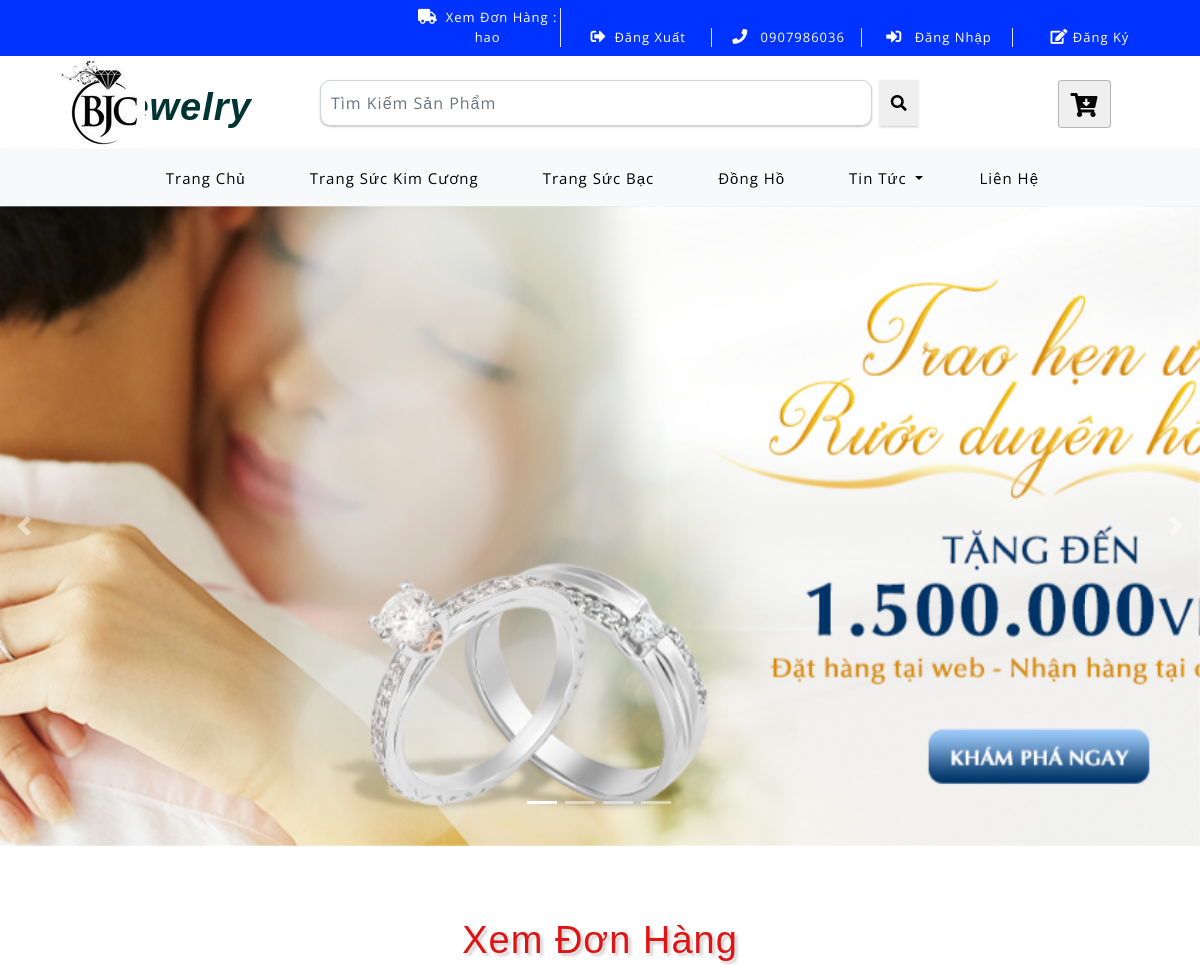
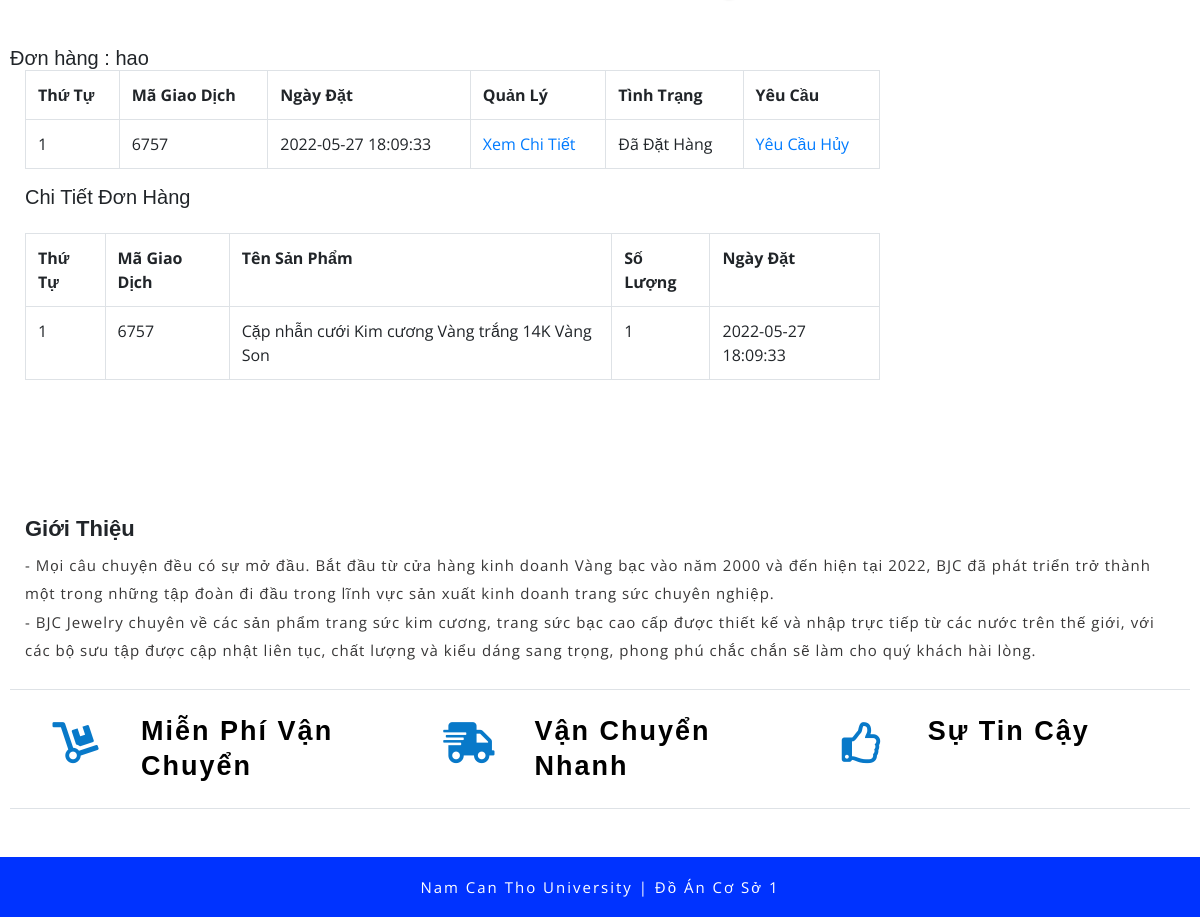
The page /index.php?quanly=xemdonhang&khachhang=2&mahang=6757 (signed in) on the database its author committed (2 pictures, top to bottom).
### tables this page shows
CREATE TABLE `tbl_category` (
  `category_id` int(11) NOT NULL,
  `category_name` varchar(100) NOT NULL
);

CREATE TABLE `tbl_slider` (
  `slider_id` int(11) NOT NULL,
  `slider_image` varchar(100) NOT NULL,
  `slider_caption` text DEFAULT NULL,
  `slider_active` int(11) NOT NULL DEFAULT 1
);

CREATE TABLE `tbl_donhang` (
  `donhang_id` int(11) NOT NULL,
  `sanpham_id` int(11) NOT NULL,
  `soluong` int(11) NOT NULL,
  `mahang` varchar(50) NOT NULL,
  `khachhang_id` int(11) NOT NULL,
  `ngaythang` timestamp NOT NULL DEFAULT current_timestamp() ON UPDATE current_timestamp(),
  `tinhtrang` int(11) NOT NULL,
  `huydon` int(11) NOT NULL DEFAULT 0
);

CREATE TABLE `tbl_sanpham` (
  `sanpham_id` int(11) NOT NULL,
  `category_id` int(11) NOT NULL,
  `sanpham_name` varchar(255) NOT NULL,
  `sanpham_chitiet` text NOT NULL,
  `sanpham_mota` text NOT NULL,
  `sanpham_gia` varchar(100) DEFAULT NULL,
  `sanpham_giakhuyenmai` varchar(100) NOT NULL,
  `sanpham_hot` int(11) NOT NULL,
  `sanpham_soluong` int(11) NOT NULL,
  `sanpham_image` varchar(50) NOT NULL
);

### include/xemdonhang.php (the view, shortened to what this page needs)
<?php
	if(isset($_GET['huydon'])&& isset($_GET['mahang'])){
		$huydon = $_GET['huydon'];
		$mahang = $_GET['mahang'];
	}else{
		$mahang = '';
	}
?>
	<div class="ads-grid py-sm-5 py-4">
		<div class="container py-xl-4 py-lg-2">
			<h3 class="tittle-w3l text-center mb-lg-5 mb-sm-4 mb-3">Xem Đơn Hàng</h3>
			<div class="row">
				<div class="agileinfo-ads-display col-lg-9">
					<div class="wrapper">
							<div class="row"><h5>
								<?php
								if(isset($_SESSION['dangnhap_home'])){
									echo 'Đơn hàng : '.$_SESSION['dangnhap_home'];
								}
								?></h5>
							<div class="col-md-12">
								<?php
								if(isset($_GET['khachhang'])){
									$id_khachhang = $_GET['khachhang'];
								}else{
									$id_khachhang = '';
								}
								$sql_select = mysqli_query($con,"SELECT * FROM tbl_donhang WHERE tbl_donhang.khachhang_id='$id_khachhang' GROUP BY tbl_donhang.mahang");
								?>
								<table class="table table-bordered ">
									<tr>
										<th>Thứ Tự</th>
										<th>Mã Giao Dịch</th>
										<th>Ngày Đặt</th>
										<th>Quản Lý</th>
										<th>Tình Trạng</th>
										<th>Yêu Cầu</th>
									</tr>
									<?php
									$i = 0;
									while($row_donhang = mysqli_fetch_array($sql_select)){
										$i++;
									?>
									<tr>
										<td><?php echo $i; ?></td>
										<td><?php echo $row_donhang['mahang']; ?></td>
										<td><?php echo $row_donhang['ngaythang'] ?></td>
										<td><a href="index.php?quanly=xemdonhang&khachhang=<?php echo $_SESSION['khachhang_id'] ?>&mahang=<?php echo $row_donhang['mahang'] ?>">Xem Chi Tiết</a></td>
										<td><?php
										if($row_donhang['tinhtrang']==0){
											echo 'Đã Đặt Hàng';
										}else{
											echo 'Đã Xử Lý | Đang Giao Hàng';
										}
										?></td>
										<td>
											<?php
											if($row_donhang['huydon']==0){
											?>
											<a href="index.php?quanly=xemdonhang&khachhang=<?php echo $_SESSION['khachhang_id'] ?>&mahang=<?php echo $row_donhang['mahang'] ?>&huydon=1">Yêu Cầu Hủy</a>
											<?php
										}elseif($row_donhang['huydon']==1){
											?>
											<p>Đang Chờ Hủy...</p>
											<?php
											}else{
												echo 'Đã Hủy';
											}
											?>
										</td>
									</tr>
									 <?php
									}
									?>
								</table>
							</div>
							<div class="col-md-12">
								<h5>Chi Tiết Đơn Hàng</h6><br>
								<?php
								if(isset($_GET['mahang'])){
									$mahang = $_GET['mahang'];
								}else{
									$mahang = '';
								}
								$sql_select = mysqli_query($con,"SELECT * FROM tbl_donhang,tbl_khachhang,tbl_sanpham WHERE tbl_donhang.sanpham_id=tbl_sanpham.sanpham_id AND tbl_khachhang.khachhang_id=tbl_donhang.khachhang_id AND tbl_donhang.mahang='$mahang' ORDER BY tbl_donhang.donhang_id DESC");
								?>
								<table class="table table-bordered ">
									<tr>
										<th>Thứ Tự</th>
										<th>Mã Giao Dịch</th>
										<th>Tên Sản Phẩm</th>
										<th>Số Lượng</th>
										<th>Ngày Đặt</th>
									</tr>
									<?php
									$i = 0;
									while($row_donhang = mysqli_fetch_array($sql_select)){
										$i++;
									?>
									<tr>
										<td><?php echo $i; ?></td>
										<td><?php echo $row_donhang['mahang']; ?></td>
										<td><?php echo $row_donhang['sanpham_name']; ?></td>
										<td><?php echo $row_donhang['soluong']; ?></td>
										<td><?php echo $row_donhang['ngaythang'] ?></td>
									</tr>
									 <?php
									}
									?>
								</table>
							</div>
							</div>
					</div>
				</div>
			</div>
		</div>
	</div>

### include/menu.php (shortened to what this page needs)
<div class="navbar-inner">
		<div class="container">
			<nav class="navbar navbar-expand-lg navbar-light bg-light">
				<div class="collapse navbar-collapse" id="navbarSupportedContent">
					<ul class="navbar-nav ml-auto text-center mr-xl-5">
						<li class="nav-item active mr-lg-2 mb-lg-0 mb-2">
							<a class="nav-link" href="index.php">Trang Chủ
							</a>
						</li>
						<?php
							$sql_category_danhmuc = mysqli_query($con,'SELECT * FROM tbl_category ORDER BY category_id DESC');
							while($row_category_danhmuc = mysqli_fetch_array($sql_category_danhmuc)){
						?>
						<li class="nav-item  mr-lg-2 mb-lg-0 mb-2">
							<a class="nav-link " href="?quanly=danhmuc&id=<?php echo $row_category_danhmuc['category_id'] ?>" role="button"  aria-haspopup="true" aria-expanded="false">
								<?php echo $row_category_danhmuc['category_name'] ?>
							</a>
						</li>
						<?php
						}
						?>
						<li class="nav-item dropdown mr-lg-2 mb-lg-0 mb-2">
							<a class="nav-link dropdown-toggle" href="#" role="button" data-toggle="dropdown" aria-haspopup="true" aria-expanded="false">
								Tin Tức
							</a>
						</li>
						<li class="nav-item">
							<a class="nav-link" href="?quanly=lienhe">Liên Hệ</a>
						</li>
					</ul>
				</div>
			</nav>
		</div>
	</div>

### include/slider.php (shortened to what this page needs)
<div id="carouselExampleIndicators" class="carousel slide" data-ride="carousel">
		<ol class="carousel-indicators">
			<li data-target="#carouselExampleIndicators" data-slide-to="0" class="active"></li>
			<li data-target="#carouselExampleIndicators" data-slide-to="1"></li>
			<li data-target="#carouselExampleIndicators" data-slide-to="2"></li>
			<li data-target="#carouselExampleIndicators" data-slide-to="3"></li>
		</ol>
		<div class="carousel-inner">
			<?php
			$sql_slider = mysqli_query($con,"SELECT * FROM tbl_slider WHERE slider_active='1' ORDER BY slider_id");
			while($row_slider = mysqli_fetch_array($sql_slider)){
			?>
			<div class="carousel-item item1 active">
				<div class="container">
					<div class="w3l-space-banner">
					</div>
				</div>
			</div>
			<?php
			}
			?>
		</div>
		<a class="carousel-control-prev" href="#carouselExampleIndicators" role="button" data-slide="prev">
			<span class="carousel-control-prev-icon" aria-hidden="true"></span>
		</a>
		<a class="carousel-control-next" href="#carouselExampleIndicators" role="button" data-slide="next">
			<span class="carousel-control-next-icon" aria-hidden="true"></span>
		</a>
	</div>

### css/style.css (style rules this page uses)
html, body { margin: 0; font-size: 100%; background: #fff; font-family: 'Open Sans', sans-serif; }
body a { text-decoration: none; transition: 0.5s all; -webkit-transition: 0.5s all; -moz-transition: 0.5s all; -o-transition: 0.5s all; -ms-transition: 0.5s all; }
a { transition: 0.5s all; -webkit-transition: 0.5s all; -moz-transition: 0.5s all; -o-transition: 0.5s all; -ms-transition: 0.5s all; }
h1, h2, h3, h4, h5, h6 { margin: 0; font-family: 'Tahoma', sans-serif; }
ul { margin: 0; padding: 0; }
.navbar-inner { background: #f8f9fa; box-shadow: 0px 2px 6px 1px rgba(0, 0, 0, 0.13); }
.navbar-light .navbar-nav .nav-link { letter-spacing: 1px; font-size: 15px; color: #000; }
.navbar-light .navbar-nav .show>.nav-link, .navbar-light .navbar-nav .active>.nav-link, .navbar-light .navbar-nav .nav-link.show, .navbar-light .navbar-nav .nav-link.active { color: black; }
.carousel-item.item1 { background: url(../images/banner1.jpg) no-repeat center; background-size: cover; -webkit-background-size: cover; -moz-background-size: cover; -o-background-size: cover; -ms-background-size: cover; }
.carousel-item.item4, .carousel-item.item3, .carousel-item.item2, .carousel-item.item1 { min-height: 640px; }
.w3l-space-banner { padding-top: 9em; }
.carousel-indicators { bottom: 4%; }
.carousel-indicators li { cursor: pointer; }
h3.tittle-w3l { color: rgb(223, 20, 20); font-size: 38px; letter-spacing: 1px; text-shadow: 3px 3px 3px rgba(0, 0, 0, 0.19); }
@media (max-width: 1366px) { .carousel-control-prev, .carousel-control-next { width: 4%; } }

### css/flexslider.css (style rules this page uses)
.carousel li { margin-right: 5px; }

### rows shown on the page
tbl_category: category_name "Trang Sức Kim Cương"
tbl_category: category_name "Trang Sức Bạc"
tbl_category: category_name "Đồng Hồ"
tbl_donhang: mahang "6757", ngaythang "2022-05-27 18:09:33", tinhtrang "Đã Đặt Hàng", sanpham.sanpham_name "Cặp nhẫn cưới Kim cương Vàng trắng 14K Vàng Son", soluong "1"

### other values the page prints
$_SESSION['dangnhap_home'] "hao"
